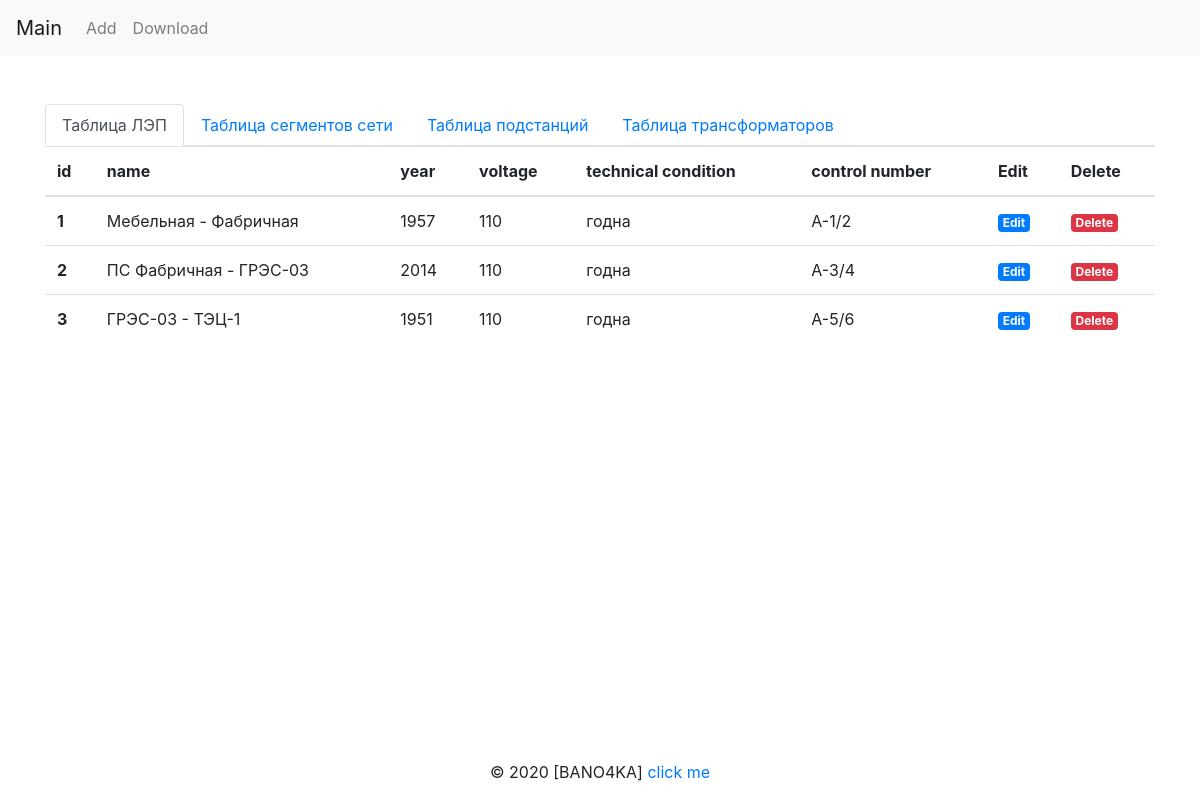
The page / on the database its author committed.
### models.py (models this page shows)
class Power_line(db.Model):
    __tablename__ = "Power_lines"
    id = db.Column(db.Integer,primary_key=True) #айди записи в таблицы
    start_segment_name = db.Column(db.String(256)) #название стартового сегменат
    end_segment_name = db.Column(db.String(256)) #название конечного сегмента
    year_of_commissioning = db.Column(db.Integer) #год ввода в эксплуатуцию
    voltage_class = db.Column(db.String(256)) #класс напряжения
    technical_condition = db.Column(db.String(256)) #состояние сети (хорошо, удовлетворитель, в зоне риска)
    network_name = db.Column(db.String(256)) #наименование сети
    control_number = db.Column(db.String(256)) #диспетчерский номер ЛЭП
    lines_segments = db.relationship("Line_Segment") #ссылка на сегменты сети

### views.py (the view)
@app.route("/")
def index():
    power_lines = db.session.query(Power_line).all()
    lines_segments = db.session.query(Line_Segment).all()
    substations = db.session.query(Substation).all()
    transformers = db.session.query(Transformer).all()
    return render_template("index.html", goals_names=goals_names, power_lines=power_lines, lines_segments=lines_segments, substations=substations, transformers=transformers)

### templates/index.html (shortened to what this page needs)
{% extends 'base.html' %}
{% block container %}
<ul class="nav nav-tabs">
    <li class="nav-item">
        <a class="nav-link active" data-toggle="tab" href="#power_line">{{goals_names["power_line"]}}</a>
    </li>
    <li class="nav-item">
        <a class="nav-link" data-toggle="tab" href="#line_segment">{{goals_names["line_segment"]}}</a>
    </li>
    <li class="nav-item">
        <a class="nav-link" data-toggle="tab" href="#substation">{{goals_names["substation"]}}</a>
    </li>
    <li class="nav-item">
        <a class="nav-link" data-toggle="tab" href="#transformer">{{goals_names["transformer"]}}</a>
    </li>
</ul>
<div class="tab-content">
    <div class="tab-pane active" id="power_line">
        <table class="table">
            <thead>
                <tr>
                    <th scope="col">id</th>
                    <th scope="col">name</th>
                    <th scope="col">year</th>
                    <th scope="col">voltage</th>
                    <th scope="col">technical condition</th>
                    <th scope="col">control number</th>
                    <th scope="col">Edit</th>
                    <th scope="col">Delete</th>
                </tr>
            </thead>
            <tbody>
                {% for e in power_lines %}
                <tr>
                    <th scope="row">{{ e.id }}</th>
                    <td>{{ e.start_segment_name + " - "+ e.end_segment_name }}</td>
                    <td>{{ e.year_of_commissioning }}</td>
                    <td>{{ e.voltage_class }}</td>
                    <td>{{ e.technical_condition }}</td>
                    <td>{{ e.control_number }}</td>
                    <td><a href="{{ url_for('edit', obj='power_line', index=e.id) }}" class="badge badge-primary">Edit</a></td>
                    <td><a href="{{ url_for('delete', obj='power_line', index=e.id) }}" class="badge badge-danger">Delete</a></td>
                </tr>
                {% endfor %}
            </tbody>
        </table>
    </div>
</div>
{% endblock %}

### rows shown on the page
Power_line: id "1", start_segment_name+end_segment_name "Мебельная - Фабричная", year_of_commissioning "1957", voltage_class "110", technical_condition "годна", control_number "А-1/2"
Power_line: id "2", start_segment_name+end_segment_name "ПС Фабричная - ГРЭС-03", year_of_commissioning "2014", voltage_class "110", technical_condition "годна", control_number "А-3/4"
Power_line: id "3", start_segment_name+end_segment_name "ГРЭС-03 - ТЭЦ-1", year_of_commissioning "1951", voltage_class "110", technical_condition "годна", control_number "А-5/6"

### other values the page prints
{{ goals_names["power_line"] }} "Таблица ЛЭП"
{{ goals_names["line_segment"] }} "Таблица сегментов сети"
{{ goals_names["substation"] }} "Таблица подстанций"
{{ goals_names["transformer"] }} "Таблица трансформаторов"
